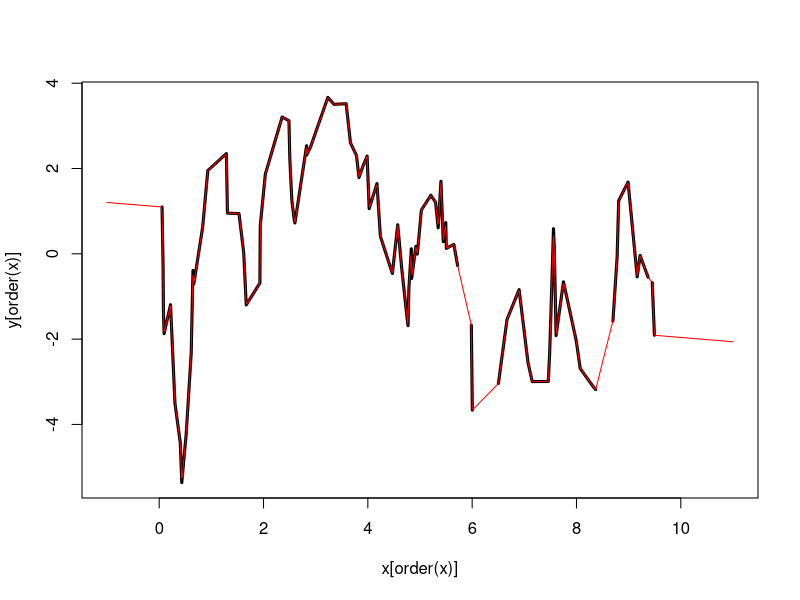
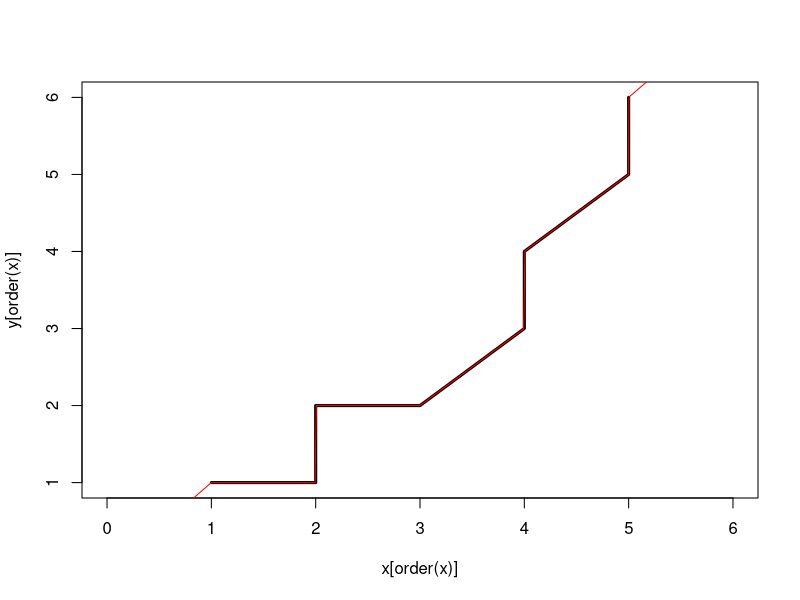

Generate these figures, in order, with R:
# a function for 1-D linear interpolation (and limited extrapolation)

linterp <- function(x, y, x.out){
  bad <- is.na(x) | is.na(y)
  X <- x[!bad]
  Y <- y[!bad]
  Y <- Y[order(X)]
  X <- X[order(X)]
  a <- coef(lm(Y ~ X))[2] # slope
  
  data.length <- length(X)
  X.min <- X[1]
  X.max <- X[data.length]
  Y.min <- Y[1]
  Y.max <- Y[data.length] # which.max takes the first instance, so we have to reverse
  
  n.out <- length(x.out)
  y.out <- numeric(n.out)
  for(i in 1:n.out){
    x0 <- x.out[i]
    if(x0 < X.min){
      y.out[i] <- a * (x0 - X.min) + Y.min
    }else if(x0 > X.max){
      y.out[i] <- a * (x0 - X.max) + Y.max
    }else if(any(X == x0)){
      y.out[i] <- mean(Y[which(X == x0)])
    }else{
      j <- max(which(X < x0))
      y.out[i] <- (Y[j + 1] - Y[j]) / (X[j + 1] - X[j]) * (x0 - X[j]) + Y[j]
    }
  }
  
  return(y.out)
}

# test case 1: x values out of order, some missing x and y values
shuf <- sample(100)
na.x <- sample(100, size = 5)
na.y <- sample(100, size = 5)
x <- sort(c(runif(100, max = 10)))[shuf]
y <- cumsum(rnorm(100))[shuf]
x[na.x] <- NA
y[na.y] <- NA

x.linterp <- seq(-1, 11, length.out = 1000)
y.linterp <- linterp(x = x, y = y, x.out = x.linterp)

plot(y[order(x)] ~ x[order(x)],
     type = "l",
     lwd = 3, 
     xlim = range(x.linterp))
lines(y = y.linterp[order(x.linterp)], 
      x = x.linterp[order(x.linterp)], 
      col = "red")

# test case 2: some
x <- c(1,2,2,3,3,4,4,5,5)
y <- c(1,1,2,2,2,3,4,5,6)

x.linterp <- seq(0, 6, length.out = 1000)
y.linterp <- linterp(x = x, y = y, x.out = x.linterp)

plot(y[order(x)] ~ x[order(x)],
     type = "l",
     lwd = 3, 
     xlim = range(x.linterp))
lines(y = y.linterp[order(x.linterp)], 
      x = x.linterp[order(x.linterp)], 
      col = "red")
